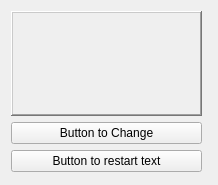
<?xml version="1.0" encoding="UTF-8"?>
<ui version="4.0">
 <class>Widget</class>
 <widget class="QWidget" name="Widget">
  <property name="enabled">
   <bool>true</bool>
  </property>
  <property name="geometry">
   <rect>
    <x>0</x>
    <y>0</y>
    <width>218</width>
    <height>185</height>
   </rect>
  </property>
  <property name="sizePolicy">
   <sizepolicy hsizetype="Preferred" vsizetype="Preferred">
    <horstretch>0</horstretch>
    <verstretch>0</verstretch>
   </sizepolicy>
  </property>
  <property name="minimumSize">
   <size>
    <width>0</width>
    <height>0</height>
   </size>
  </property>
  <property name="font">
   <font>
    <pointsize>9</pointsize>
   </font>
  </property>
  <property name="windowTitle">
   <string>Widget</string>
  </property>
  <widget class="QWidget" name="">
   <property name="geometry">
    <rect>
     <x>11</x>
     <y>11</y>
     <width>191</width>
     <height>161</height>
    </rect>
   </property>
   <layout class="QVBoxLayout" name="verticalLayout">
    <item>
     <widget class="QLabel" name="Text">
      <property name="font">
       <font>
        <pointsize>18</pointsize>
       </font>
      </property>
      <property name="frameShape">
       <enum>QFrame::WinPanel</enum>
      </property>
      <property name="frameShadow">
       <enum>QFrame::Raised</enum>
      </property>
      <property name="lineWidth">
       <number>-2</number>
      </property>
      <property name="text">
       <string/>
      </property>
      <property name="alignment">
       <set>Qt::AlignCenter</set>
      </property>
      <property name="wordWrap">
       <bool>true</bool>
      </property>
     </widget>
    </item>
    <item>
     <widget class="QPushButton" name="Button1">
      <property name="text">
       <string>Button to Change</string>
      </property>
     </widget>
    </item>
    <item>
     <widget class="QPushButton" name="Button2">
      <property name="text">
       <string>Button to restart text</string>
      </property>
     </widget>
    </item>
   </layout>
  </widget>
 </widget>
 <resources/>
 <connections/>
</ui>
